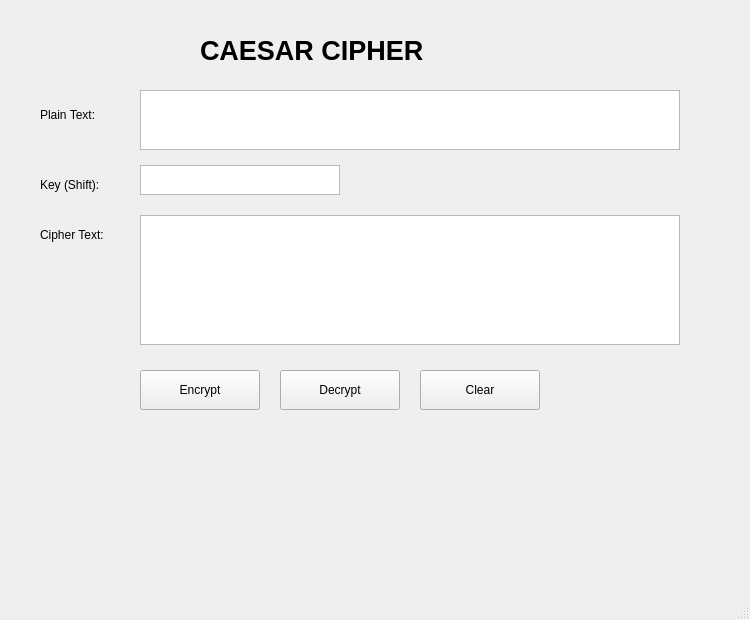
<?xml version="1.0" encoding="UTF-8"?>
<ui version="4.0">
 <class>CaesarCipher</class>
 <widget class="QMainWindow" name="CaesarCipher">
  <property name="geometry">
   <rect>
    <x>0</x>
    <y>0</y>
    <width>750</width>
    <height>620</height>
   </rect>
  </property>
  <property name="windowTitle">
   <string>Caesar Cipher</string>
  </property>
  <widget class="QWidget" name="centralwidget">
   <widget class="QLabel" name="lblTitle">
    <property name="geometry">
     <rect>
      <x>200</x>
      <y>20</y>
      <width>391</width>
      <height>60</height>
     </rect>
    </property>
    <property name="font">
     <font>
      <pointsize>20</pointsize>
      <bold>true</bold>
     </font>
    </property>
    <property name="text">
     <string>CAESAR CIPHER</string>
    </property>
   </widget>

   <widget class="QLabel" name="lblPlainText">
    <property name="geometry">
     <rect>
      <x>40</x>
      <y>100</y>
      <width>100</width>
      <height>30</height>
     </rect>
    </property>
    <property name="text">
     <string>Plain Text:</string>
    </property>
   </widget>
   <widget class="QTextEdit" name="txtPlainText">
    <property name="geometry">
     <rect>
      <x>140</x>
      <y>90</y>
      <width>540</width>
      <height>60</height>
     </rect>
    </property>
   </widget>

   <widget class="QLabel" name="lblKey">
    <property name="geometry">
     <rect>
      <x>40</x>
      <y>170</y>
      <width>100</width>
      <height>30</height>
     </rect>
    </property>
    <property name="text">
     <string>Key (Shift):</string>
    </property>
   </widget>
   <widget class="QTextEdit" name="txtKey">
    <property name="geometry">
     <rect>
      <x>140</x>
      <y>165</y>
      <width>200</width>
      <height>30</height>
     </rect>
    </property>
   </widget>

   <widget class="QLabel" name="lblCipherText">
    <property name="geometry">
     <rect>
      <x>40</x>
      <y>220</y>
      <width>100</width>
      <height>30</height>
     </rect>
    </property>
    <property name="text">
     <string>Cipher Text:</string>
    </property>
   </widget>
   <widget class="QTextEdit" name="txtCipherText">
    <property name="geometry">
     <rect>
      <x>140</x>
      <y>215</y>
      <width>540</width>
      <height>130</height>
     </rect>
    </property>
   </widget>

   <widget class="QPushButton" name="btnEncrypt">
    <property name="geometry">
     <rect>
      <x>140</x>
      <y>370</y>
      <width>120</width>
      <height>40</height>
     </rect>
    </property>
    <property name="text">
     <string>Encrypt</string>
    </property>
   </widget>

   <widget class="QPushButton" name="btnDecrypt">
    <property name="geometry">
     <rect>
      <x>280</x>
      <y>370</y>
      <width>120</width>
      <height>40</height>
     </rect>
    </property>
    <property name="text">
     <string>Decrypt</string>
    </property>
   </widget>

   <widget class="QPushButton" name="btnClear">
    <property name="geometry">
     <rect>
      <x>420</x>
      <y>370</y>
      <width>120</width>
      <height>40</height>
     </rect>
    </property>
    <property name="text">
     <string>Clear</string>
    </property>
   </widget>
  </widget>
  <widget class="QMenuBar" name="menubar">
   <property name="geometry">
    <rect>
     <x>0</x>
     <y>0</y>
     <width>750</width>
     <height>21</height>
    </rect>
   </property>
  </widget>
  <widget class="QStatusBar" name="statusbar"/>
 </widget>
 <resources/>
 <connections/>
</ui>
